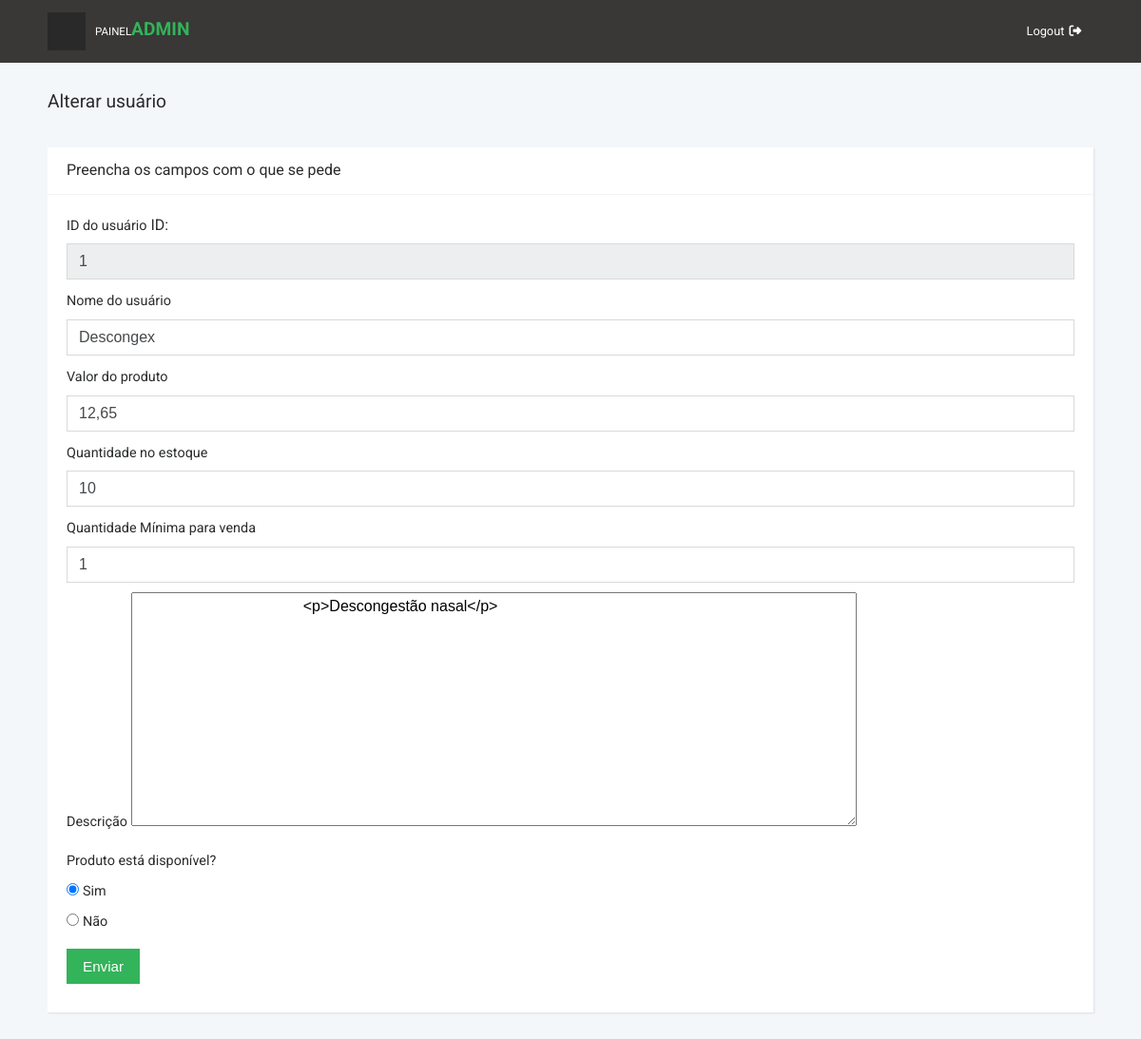
The page /Farmacia/alterarProduto.php?id=1 (signed in) on the database its author committed.
### tables this page shows
CREATE TABLE `produtos` (
  `id_produto` int(11) NOT NULL,
  `id_categoria` int(10) NOT NULL,
  `id_empresa` int(11) NOT NULL,
  `nome` varchar(255) NOT NULL,
  `valor` varchar(50) NOT NULL,
  `foto_principal` varchar(255) NOT NULL,
  `quantidade` int(15) NOT NULL,
  `quantidade_minima` int(15) NOT NULL,
  `descricao` text NOT NULL,
  `data_cadastro` datetime DEFAULT NULL,
  `disponivel` enum('S','N') DEFAULT 'N'
);

### Farmacia/alterarProduto.php (the view, shortened to what this page needs)
<?php
	  include ("inicio.php");
	  include("conexao.php");
			if(isset($_GET['id']))
		{
			$id=$_GET['id'];
			$sql = "select * from produtos where id_produto='$id'";
			$resultado = $conexao->query($sql);
			$linha = $resultado->fetch_object();
		}
?>
	   <section class="forms">
        <div class="container-fluid">
          <header>
            <h1 class="h3 display">Alterar usuário</h1>
          </header>
          <div class="row">
            <div class="col-lg-12">
              <div class="card">
                <div class="card-header d-flex align-items-center">
                  <h2 class="h5 display display">Preencha os campos com o que se pede</h2>
                </div>
                <div class="card-block">
                  <form action="confirmaAlterarProduto.php" method="post" enctype="multipart/form-data" align="auto">
					<div class="form-group">
                      <label>ID do usuário</label>
					  <?php echo "ID: <input name=\"id\" readonly=\"true\" type=\"text\" value=\"$linha->id_produto\" class='form-control'>";?>
                    </div>
                    <div class="form-group">
                      <label>Nome do usuário</label>
                      <input type="text" placeholder="Nome Completo" value="<?php echo $linha->nome;?>" name="nome" class="form-control">
                    </div>
					<div class="form-group">
                      <label>Valor do produto</label>
                      <input type="text" placeholder="Valor do produto" value="<?php echo $linha->valor; ?>" name="valor" id="valor" class="form-control" onkeyup="moeda(this);">
                    </div>
					<div class="form-group">
                        <label>Quantidade no estoque</label>
					<input type="text" placeholder="Quantidade em estoque" value="<?php echo $linha->quantidade;?>" name="quantidade" onkeyup="somenteNumeros(this);" maxlength="7" class="form-control">
					</div>
                    <div class="form-group">
                        <label>Quantidade Mínima para venda</label>
					<input type="text" placeholder="Quantidade miníma para venda" value="<?php echo $linha->quantidade_minima;?>" name="quantidade_minima" onkeyup="somenteNumeros(this);" maxlength="7" class="form-control">
					</div>
                      <div class="form-group">
                          <label>Descrição</label>
                                <textarea name="descricao" id="editor1" rows="10" cols="80">
                                        <?php echo $linha->descricao; ?>
                                </textarea>
                    </div>
                      <?php
                      if($linha->disponivel == "S")
                      {
                          echo "<div class=\"form-group\">
                        <label>Produto está disponível?</label>
                        <div>
                          <input id=\"disponivel\" type=\"radio\"  value=\"S\" checked=\"checked\" name=\"disponivel\">
                          <label for=\"disponivel\">Sim</label>
                        </div>
                       <div>
                          <input id=\"disponivel\" type=\"radio\"  value=\"N\"   name=\"disponivel\">
                          <label for=\"disponivel\">Não</label>
                        </div>
                      </div>";
                      }
                      ?>
                    <div class="form-group">
                      <input type="submit" value="Enviar" class="btn btn-primary">
                    </div>
                  </form>
                </div>
              </div>
            </div>
            </div>
           </div>
      </section>

### Farmacia/css/style.default.css (style rules this page uses)
body { overflow-x: hidden; }
h2 { color: #555; font-weight: 400; }
.card { height: 100%; border: none; background: #fff; box-shadow: 1px 1px 2px rgba(0, 0, 0, 0.1); border-radius: 0; }
.card-header { height: 50px; background-color: #fff; border-bottom-color: #f3f3f3; border-top: none; }
.card-header h2, .card-header h3 { margin-bottom: 0; }
.display { font-weight: 400 !important; }
@media (min-width: 992px) { .container-fluid { padding: 0 50px; } }
section.forms div[class*="col-"] { margin-bottom: 30px; }
section.forms header { padding: 30px 0; }
section.forms .form-group { margin-bottom: 0; }
section.forms .btn-primary, section.forms .btn-secondary { font-weight: 300; font-size: 0.75em; border-radius: 0; }
section.forms input.form-control { border-radius: 0; }
section.forms .form-group { margin-bottom: 10px; }
section.forms label { font-size: 0.8em; }
@media (min-width: 992px) { section.forms h2 { font-size: 1rem; } }
@media (min-width: 992px) { section.forms input.form-control { border-radius: 0; } }
@media (min-width: 992px) { section.forms label { font-size: 0.9em; } }
@media (min-width: 992px) { section.forms .btn-primary, section.forms .btn-secondary { font-size: 0.95em; } }
.btn { font-weight: normal; line-height: 1.25; border: 1px solid transparent; padding: 0.5rem 1rem; font-size: 1rem; border-radius: 0.25rem; transition: all 0.2s ease-in-out; }
.btn-primary { color: #fff; background-color: #33b35a; border-color: #33b35a; }
body { font-family: "Roboto", sans-serif; font-size: 1rem; font-weight: normal; line-height: 1.5; color: #292b2c; background-color: #fff; }
h1, h2, h3, h4, h5, h6, .h1, .h2, .h3, .h4, .h5, .h6 { margin-bottom: 0.5rem; font-family: "Roboto", sans-serif; font-weight: 500; line-height: 1.1; color: inherit; }
h1, .h1 { font-size: 1.5rem; }
h2, .h2 { font-size: 1.3rem; }
h3, .h3 { font-size: 1.2rem; }
h5, .h5 { font-size: 0.9rem; }

### rows shown on the page
produtos: id "1", nome "Descongex", valor "12,65", quantidade "10", quantidade_minima "1", descricao "<p>Descongestão nasal</p>"
